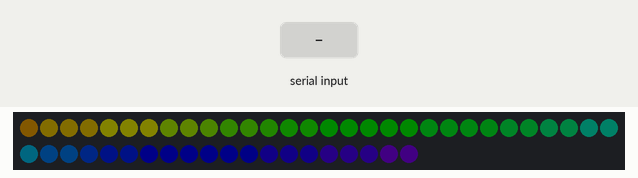
This sketch was run on a simulated Arduino Uno, built with avr-gcc and run on an emulated ATmega328P. Parts: 50 RGB LEDs in strip order, left to right, continuing on the next row. Inputs (shaded band) come from the test bench. Dim RGB values are drawn brighter than linear.

Above: at 1.2 s.
1.3 s: "1" received over Serial
At 1.3 s:
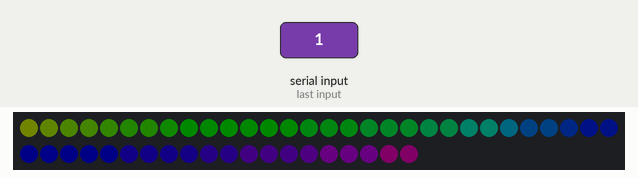
6.7 s: "0" received over Serial
At 7.9 s:
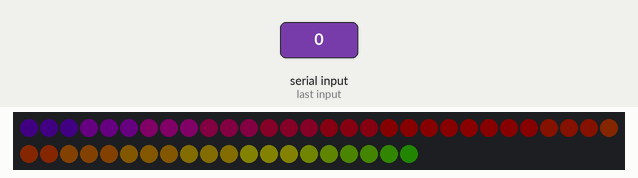
11.8 s: "2" received over Serial
At 15.9 s:
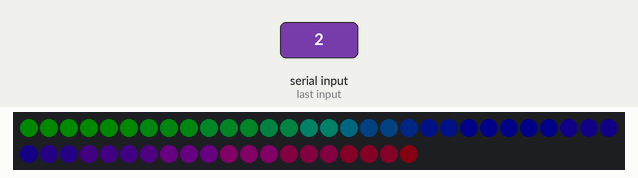
20.3 s: "1" received over Serial
At 24.7 s:
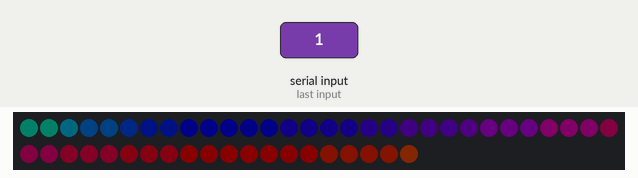
31.0 s: "0" received over Serial
At 34.46 s:
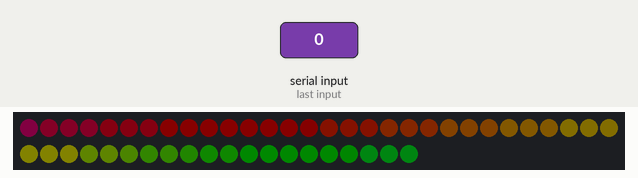
44.2 s: "2" received over Serial
At 47.99 s:
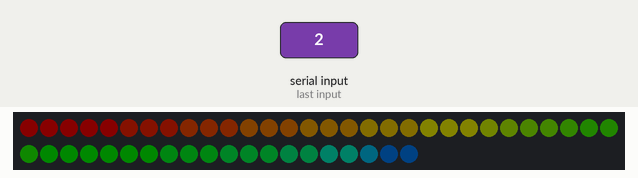

The sketch:

Aurora.ino
```cpp
// (licence header left out)
#include "FastLED.h"

#define LED_PIN 2
#define LED_COUNT 50

uint8_t wellcome_position = 0;
uint8_t ledIndex = 0;
uint8_t refresh_reset = 0;
uint8_t status = 0;
byte WELLCOME[] = { 0x00, 0x01, 0x02};

#define BUFFER_SIZE 3 + 1 + (LED_COUNT * 3)
byte buffer[BUFFER_SIZE];

CRGB led_array[LED_COUNT];

void(* resetFunc) (void) = 0;

void setup()
{
  Serial.begin(115200);
  FastLED.clear(true);
  FastLED.addLeds<WS2812B, LED_PIN, GRB>(led_array, LED_COUNT);
  FastLED.setBrightness(50);
}

void loop()
{
  if(refresh_reset > 20)
  {
    resetFunc();
  }

  if(status == 0)
  {
    rainbowFill();
  }
  else
  {
    fetchData();
  }
}

void fetchData()
{
  if (Wellcome())
  {
    Serial.readBytes(buffer, BUFFER_SIZE);

    int lds = 0;
    int bufferOffset = 3;
    for (int i = 0; i < LED_COUNT; ++i)
    {
      led_array[lds++] = CRGB(buffer[bufferOffset++], buffer[bufferOffset++], buffer[bufferOffset++]);
    }
    FastLED.delay(30);

    refresh_reset++;
  }
  else
  {
    status = 0;
  }
}

bool Wellcome()
{
  unsigned long last_serial_available = millis();
  Serial.readBytes(buffer, BUFFER_SIZE);

  while (wellcome_position < 3)
  {
    if (Serial.available() > 0)
    {
      last_serial_available = millis();
      if (Serial.read() == WELLCOME[wellcome_position])
      {
        wellcome_position++;
      }else{
        wellcome_position = 0;
      }
    }

    if (millis() - last_serial_available > 3000)
    {
      return false;
    }
  }
  wellcome_position = 0;
  return true;
}

void rainbowFill()
{
  ledIndex++;
  uint8_t colorIndex = ledIndex;
  for( int i = 0; i < LED_COUNT; i++)
  {
    led_array[i] = ColorFromPalette(RainbowColors_p, colorIndex, 50, LINEARBLEND);
    colorIndex += 3;
  }
  FastLED.delay(15);

  if (Serial.available() > 0)
  {
    status = 1;
  }
}
```

Measured:
- after the input at 20.3 s, the LEDs: first change after 3.0 s (image 4 shows a later state)
